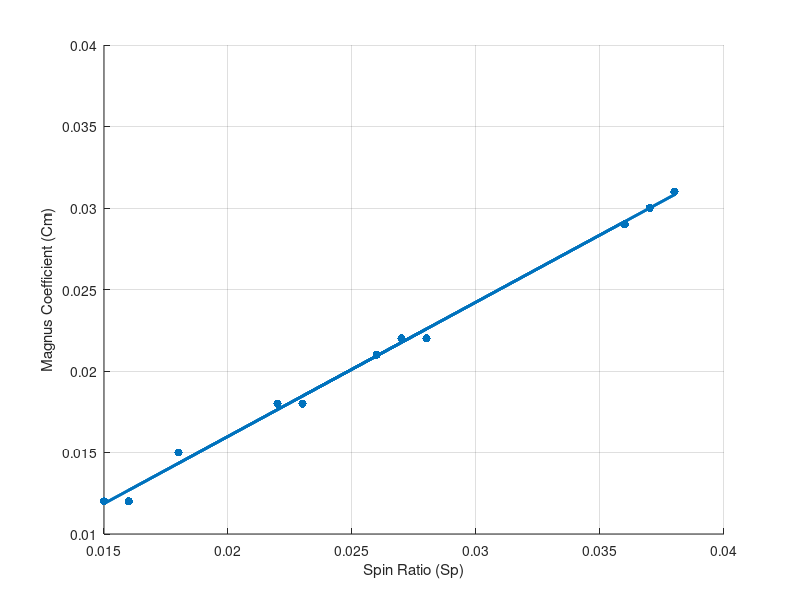

This chart was generated by the following MATLAB code:
% Appendix A: MATLAB Code for Magnus Coefficient and Spin Ratio Curve Fitting
% (Reconstructed from report appendix image)

clear; clc; close all;

% Spin ratio (Sp) and Magnus coefficient (Cm) data
Sp = [0.018 0.027 0.023 0.026 0.036 0.022 0.015 0.037 0.038 0.027 0.028 0.016];
Cm = [0.015 0.022 0.018 0.021 0.029 0.018 0.012 0.030 0.031 0.022 0.022 0.012];

% Quadratic curve fit: Cm = a*Sp^2 + b*Sp + c
p = polyfit(Sp, Cm, 2);

Cm_fit = polyval(p, Sp);

% Plot data and fitted curve
figure; hold on;
scatter(Sp, Cm, 'filled');
plot(Sp, Cm_fit, 'LineWidth', 2);
xlabel('Spin Ratio (Sp)');
ylabel('Magnus Coefficient (Cm)');
grid on;

% Display curve-fit equation in the Command Window
fprintf('Curve fit: Cm = %.4f*Sp^2 + %.4f*Sp + %.4f\n', p(1), p(2), p(3));
